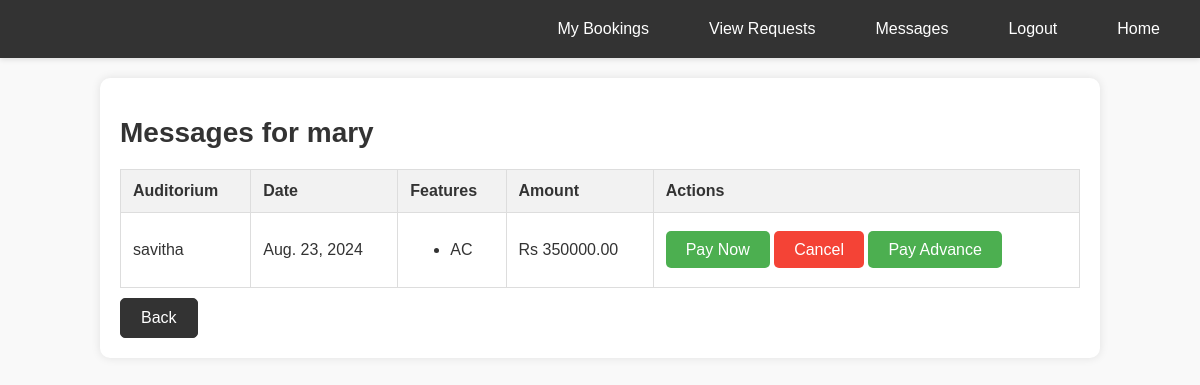
Page /messages/ (signed in) on the earlier database version.
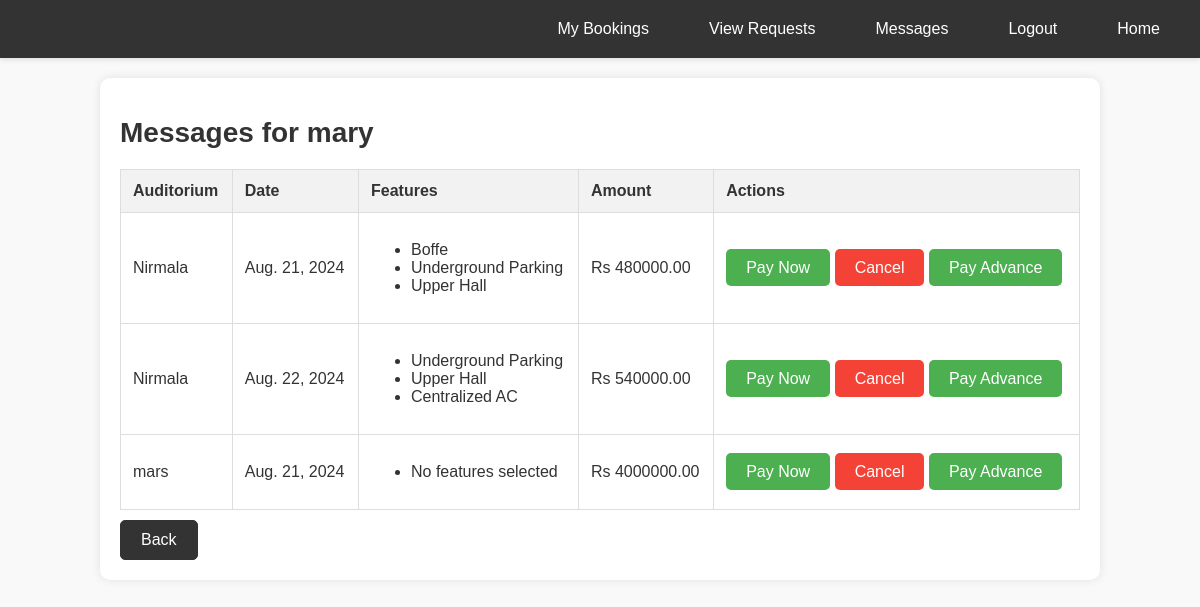
Same page on the later database version.
### auditorium/models.py (models this page shows, shortened)
class UserRequest(models.Model):
    user = models.ForeignKey(User, on_delete=models.CASCADE)
    auditorium = models.ForeignKey(Auditorium, on_delete=models.CASCADE)
    date = models.DateField()
    features = models.ManyToManyField(Feature)
    final_price = models.DecimalField(max_digits=10, decimal_places=2)
    approved = models.BooleanField(default=False)
    rejected = models.BooleanField(default=False)
    payment_requested = models.BooleanField(default=False)
    stripe_payment_intent_id = models.CharField(max_length=255, blank=True, null=True)
    created_at = models.DateTimeField(auto_now_add=True)

class Auditorium(models.Model):
    user = models.ForeignKey(User, on_delete=models.CASCADE)
    location = models.CharField(max_length=255)
    capacity = models.IntegerField()
    features = models.ManyToManyField('Feature', related_name='auditoriums', blank=True)
    price = models.DecimalField(max_digits=10, decimal_places=2)
    images = models.ImageField(upload_to='auditorium_images/', blank=True, default='../static/images/blue_mac2.jpg')
    approved = models.BooleanField(default=False)  # Ensure this field exists

class User(AbstractBaseUser, PermissionsMixin):
    username = models.CharField(max_length=150, unique=True)
    email = models.EmailField(unique=True)
    role = models.CharField(max_length=50, blank=True, null=True)
    is_staff = models.BooleanField(default=False)
    is_active = models.BooleanField(default=True)
    groups = models.ManyToManyField(Group, related_name='custom_user_groups')
    user_permissions = models.ManyToManyField(Permission, related_name='custom_user_permissions')
    objects = CustomUserManager()
    USERNAME_FIELD = 'email'
    REQUIRED_FIELDS = ['username']

class Feature(models.Model):
    name = models.CharField(max_length=255)
    amount = models.DecimalField(max_digits=10, decimal_places=2)
    auditorium = models.ForeignKey(Auditorium, related_name='auditorium_features', on_delete=models.CASCADE)

### auditorium/views.py (the view)
# urls.py: path('messages/', views.user_messages, name='user_messages'),
@login_required
def user_messages(request):
    payment_requests = UserRequest.objects.filter(user=request.user, approved=True, payment_requested=True)
    context = {
        'payment_requests': payment_requests
    }
    return render(request, 'user_messages.html', context)

### auditorium/templates/user_messages.html (shortened to what this page needs)
<!DOCTYPE html>
<html lang="en">
<head>
</head>
<body>
    {% include 'user_navbar.html' %}
    <div class="container">
        <h1>Messages for {{user.username}}</h1>
        {% if payment_requests %}
        <table>
            <thead>
                <tr>
                    <th>Auditorium</th>
                    <th>Date</th>
                    <th>Features</th>
                    <th>Amount</th>
                    <th>Actions</th>
                </tr>
            </thead>
            <tbody>
                {% for request in payment_requests %}
                <tr>
                    <td>{{ request.auditorium.user.username }}</td>
                    <td>{{ request.date }}</td>
                    <td>
                        <ul>
                        {% for feature in request.features.all %}
                        <li>{{ feature.name }}</li>
                        {% empty %}
                        <li>No features selected</li>
                        {% endfor %}
                        </ul>
                    </td>
                    <td>Rs {{ request.final_price }}</td>
                    <td>
                        <a href="{% url 'payment_form' request.id %}" class='pay-btn'>Pay Now</a>
                        <a href="{% url 'cancel_payment' request.id %}" class="cancel-btn">Cancel</a>
                        <a href="{% url 'pay_advance' request.id %}" class="pay-btn">Pay Advance</a>
                    </td>
                </tr>
                {% endfor %}
            </tbody>
        </table>
        {% else %}
        <p>No payment requests available.</p>
        {% endif %}
        <a class='back-btn' href="{% url 'user_index' %}">Back</a>
    </div>
</body>
</html>

Differences in the rows shown:
removed UserRequest: auditorium.user.username "savitha", date "Aug. 23, 2024", final_price "350000.00"
no longer on this page (row unchanged): Feature: name "AC", shown under "savitha"
added UserRequest: auditorium.user.username "Nirmala", date "Aug. 21, 2024", final_price "480000.00"
now on this page (row unchanged): Feature: name "Boffe", shown under "Nirmala"
now on this page (row unchanged): Feature: name "Underground Parking"
now on this page (row unchanged): Feature: name "Upper Hall"
added UserRequest: auditorium.user.username "Nirmala", date "Aug. 22, 2024", final_price "540000.00"
now on this page (row unchanged): Feature: name "Centralized AC", shown under "Nirmala"
added UserRequest: auditorium.user.username "mars", date "Aug. 21, 2024", final_price "4000000.00"
